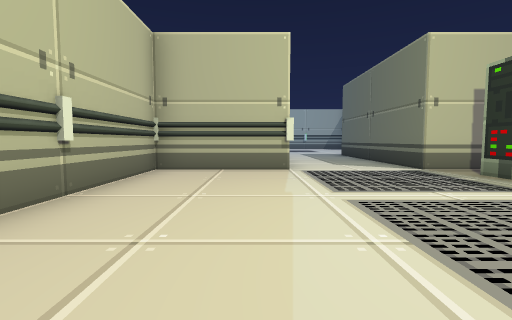
[1] (above)

24 first-person views from a walk through a 3-D level made in the Unity game engine. The camera is 1.3 m above the floor, tilts 4° down and sees 85° across. The floor is counted in squares, 2 m on a side. Each view is taken from the middle of a square. On the plan, view 1 faces up. The plan holds only what a view shows up to about 9 squares ahead; the rest is blank.

[2]
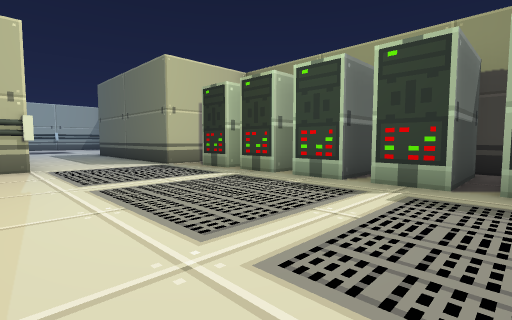

[3]
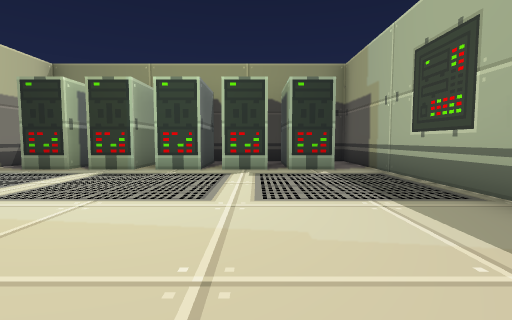

[4]
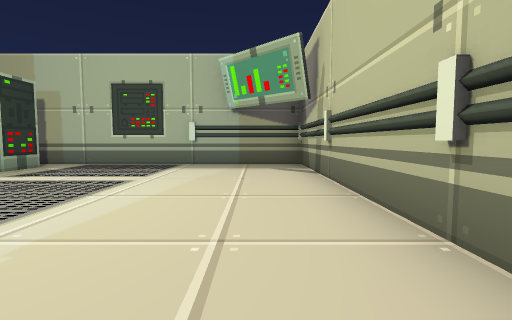

[5]
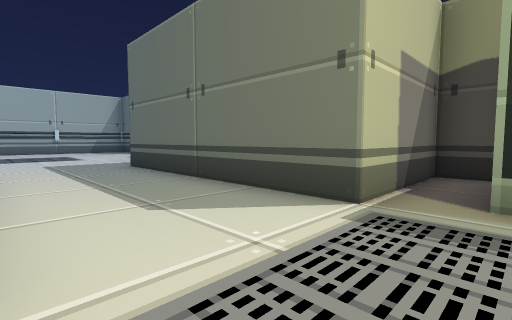

[6]
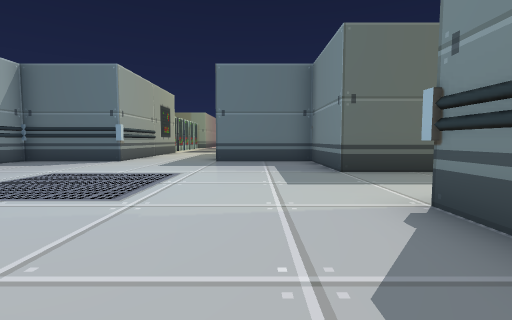

[7]
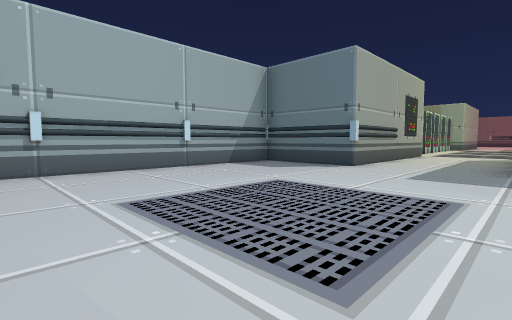

[8]
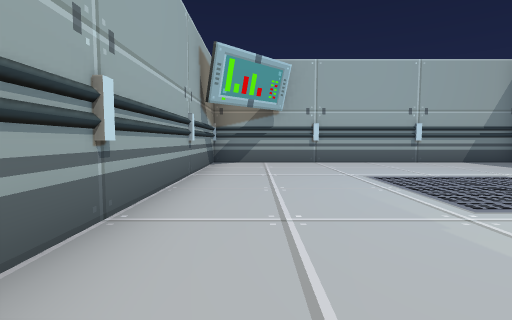

[9]
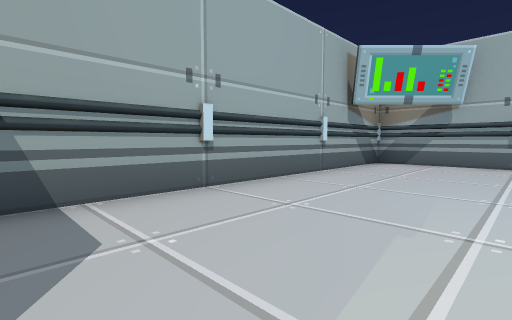

[10]
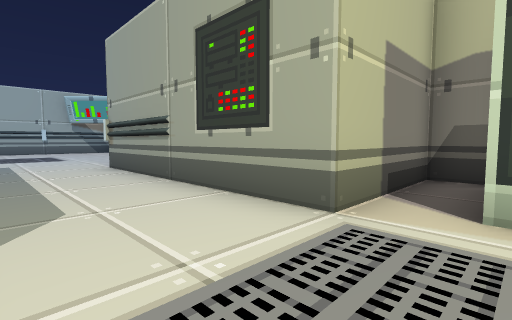

[11]
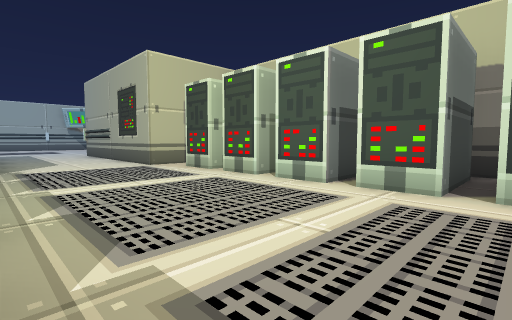

[12]
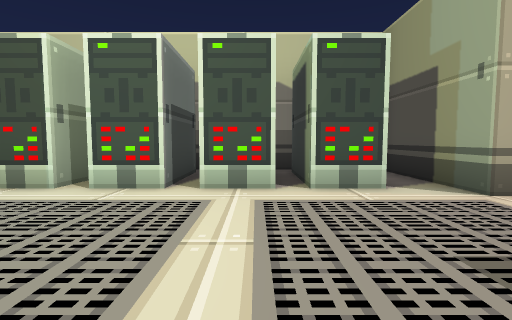

[13]
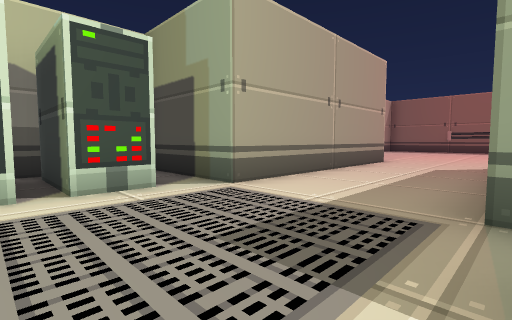

[14]
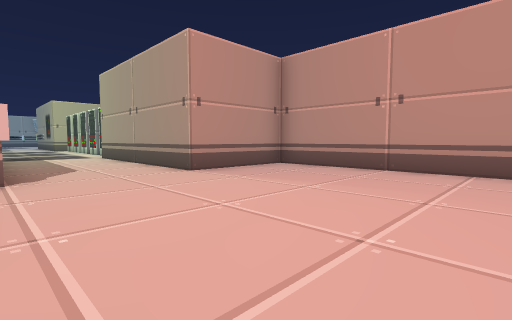

[15]
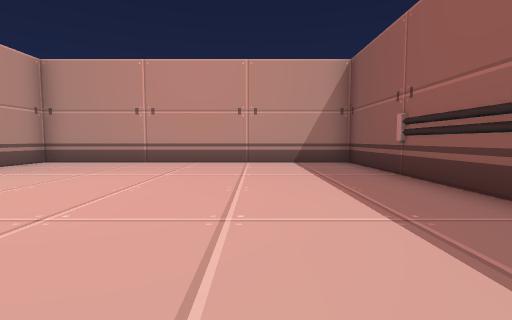

[16]
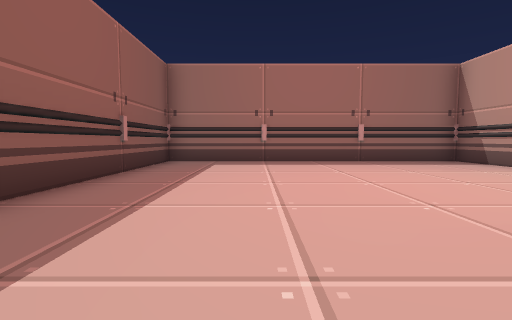

[17]
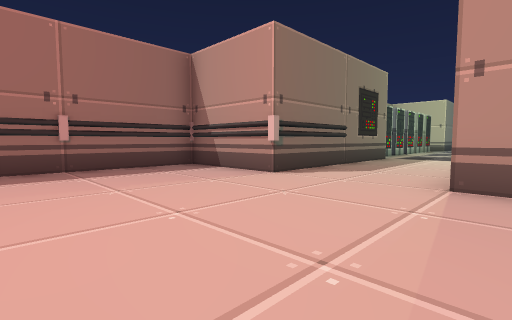

[18]
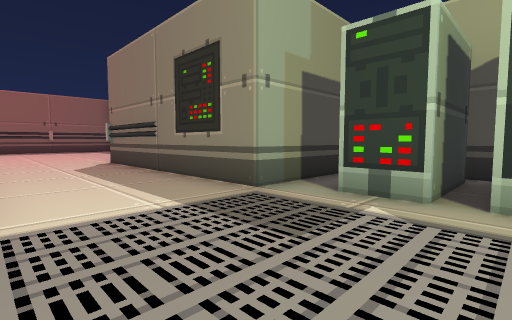

[19]
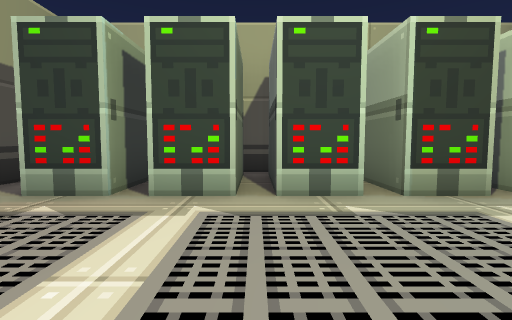

[20]
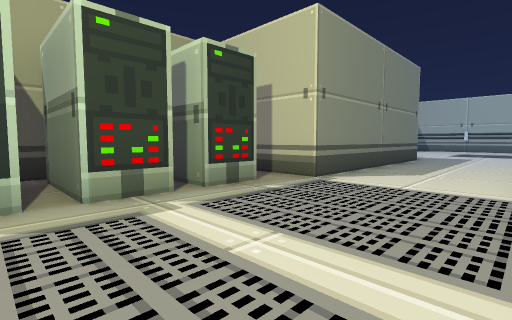

[21]
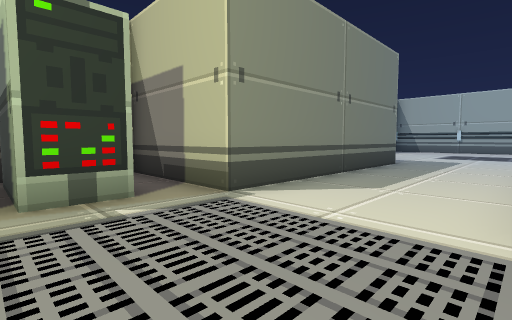

[22]
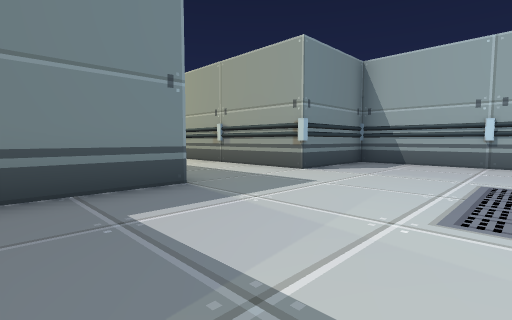

[23]
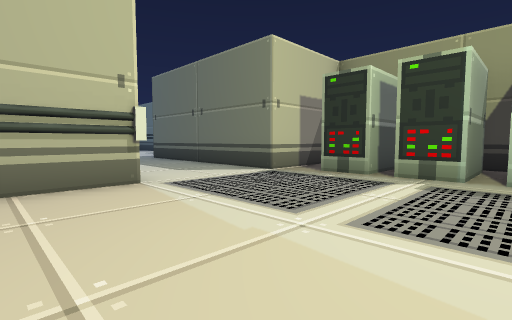

[24]
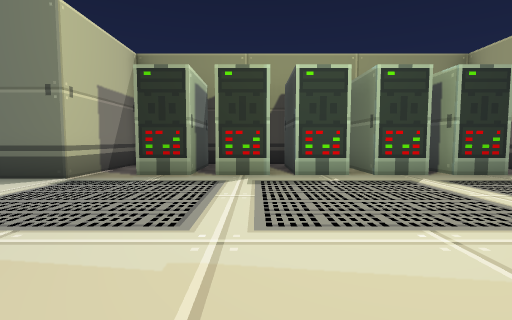

### Floor plan
Ten units are one square. View 1 is at (0, 0); x grows to the right and y downward. Boxes are objects, and circles mark ways between rooms. Rooms are numbered by the first view taken in them; rooms with no view inside come last. Other rooms are left out.
<svg viewBox="-27 -218 400 251">
<path fill="none" stroke="#000" d="M136 -148 148 -148 148 -127M9 -62 -22 -62 -22 28 68 28M127 -183 68 -183 68 -213 -22 -213 -22 -123 7 -123 7 -85M146 -123 199 -123M62 -42 43 -42 43 -54M151 -148 163 -148 163 -127M64 -27 43 -27 43 -39M149 -188 136 -188M166 -148 178 -148 178 -129M61 -12 43 -12 43 -23 61 -23M163 -188 152 -188M182 -128 182 -148 194 -148M178 -188 166 -188M64 3 43 3 43 -8 57 -8M197 -126 197 -148 209 -148M68 9 68 -62 38 -62 38 -123 68 -123 68 -153 127 -153 127 -122M193 -188 181 -188M43 19 43 7 62 7M218 -129 218 -153 277 -153M209 -188 197 -188M277 -183 218 -183M277 -153 277 -123 368 -123 368 -213 277 -213 277 -183M199 -213 176 -213M178 -207 178 -188M197 -188 197 -208M163 -196 163 -188"/>
<circle cx="270" cy="-170" r="3" fill="#2a7"/>
<circle cx="180" cy="-195" r="3" fill="#2a7"/>
<text x="60" y="-130">1</text>
<text x="320" y="-170">2</text>
<text x="190" y="-210">3</text>
</svg>
Room 1 opens to room 2. Room 1 opens to room 3.

Where each view was taken, in squares from view 1:
view 1: 0 up, 0 right, facing up
view 2: 1 down, 0 right, facing up-right
view 3: 0 up, 2 left, facing right
view 4: 5 up, 1 left, facing down
view 5: 5 up, 1 right, facing up-right
view 6: 14 up, 2 left, facing right
view 7: 15 up, 0 right, facing up-right
view 8: 13 up, 1 left, facing up
view 9: 13 up, 1 right, facing up-left
view 10: 16 up, 14 right, facing up-left
view 11: 15 up, 20 right, facing up-left
view 12: 15 up, 19 right, facing up
view 13: 15 up, 19 right, facing up-right
view 14: 15 up, 33 right, facing up-left
view 15: 13 up, 34 right, facing up
view 16: 21 up, 34 right, facing down
view 17: 19 up, 32 right, facing down-left
view 18: 18 up, 19 right, facing down-right
view 19: 18 up, 18 right, facing down
view 20: 18 up, 17 right, facing down-left
view 21: 18 up, 15 right, facing down-left
view 22: 16 up, 6 right, facing down-left
view 23: 2 up, 1 left, facing up-right
view 24: 3 up, 1 left, facing right
